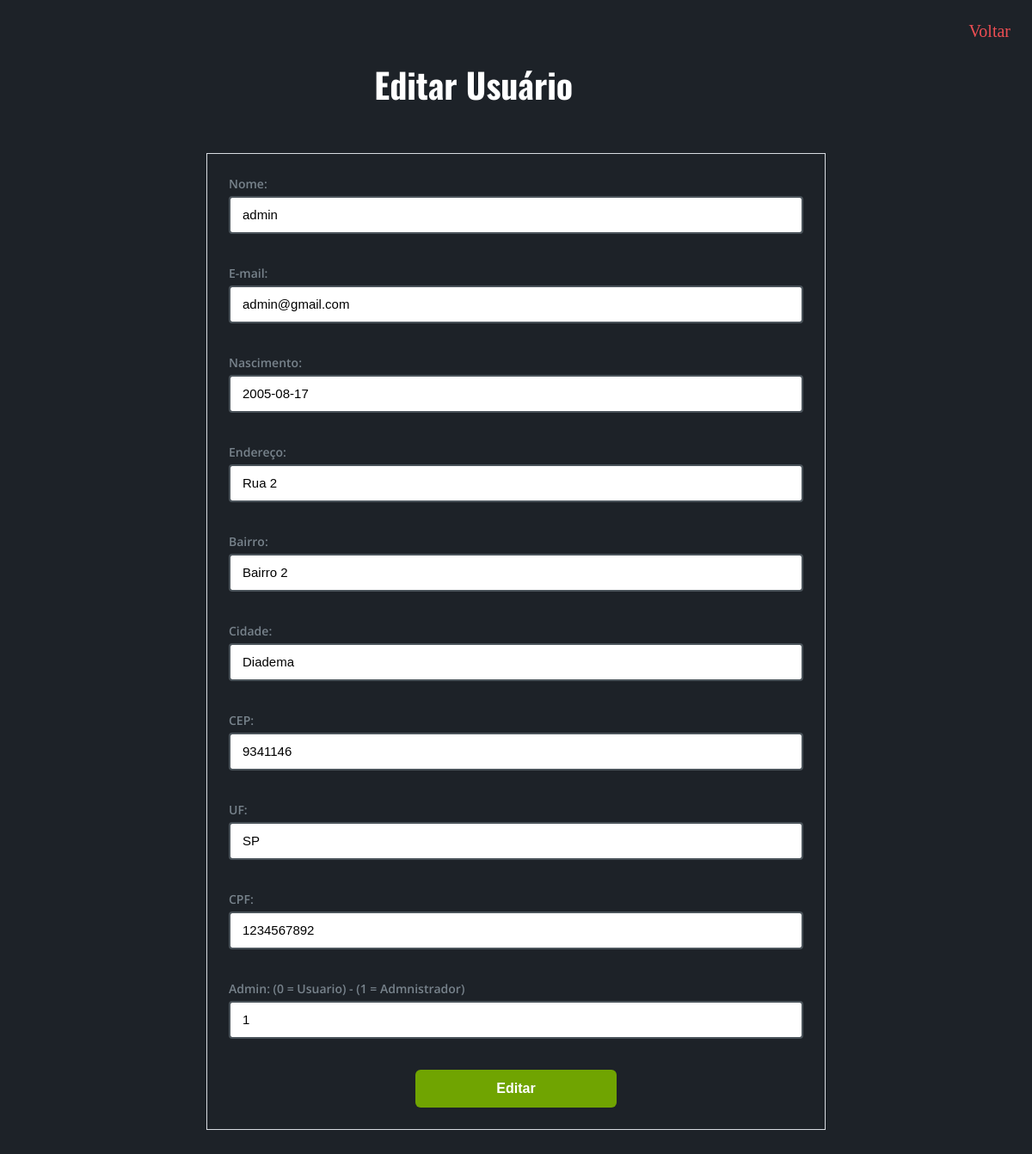
/admin/crud/edit_usuario.php?id=2, run on the app's committed database.
### tables this page shows
CREATE TABLE `usuarios` (
  `id` int(11) NOT NULL,
  `email` varchar(30) NOT NULL,
  `senha` varchar(10) NOT NULL,
  `nome` varchar(30) DEFAULT NULL,
  `data_nasc` date DEFAULT NULL,
  `endereco` varchar(40) DEFAULT NULL,
  `bairro` varchar(40) DEFAULT NULL,
  `cidade` varchar(40) DEFAULT NULL,
  `cep` int(10) DEFAULT NULL,
  `uf` varchar(3) DEFAULT NULL,
  `cpf` int(13) DEFAULT NULL,
  `admin` tinyint(1) DEFAULT 0
);

### admin/crud/edit_usuario.php (the view, shortened to what this page needs)
<?php
include_once("../../php/conexao.php");
$id = filter_input(INPUT_GET, 'id', FILTER_SANITIZE_NUMBER_INT);
$result_usuario = "SELECT * FROM usuarios WHERE id = '$id'";
$resultado_usuario = mysqli_query($conn, $result_usuario);
$row_usuario = mysqli_fetch_assoc($resultado_usuario);
?>
<!DOCTYPE html>
<html lang="pt-br">
	<head>
		<link rel="stylesheet" href="../../css/editar.css">
	</head>
	<body>
		<a href="index.php" id="voltar">Voltar</a><br>
		<h1>Editar Usuário</h1>
		<div class="edit">
		<form method="POST" action="proc_edit_usuario.php">
			<label>Nome: </label>
			<input type="text" name="nome" placeholder="Digite o nome completo" value="<?php echo $row_usuario['nome']; ?>"><br><br>
			<label>E-mail: </label>
			<input type="email" name="email" placeholder="Digite o seu melhor e-mail" value="<?php echo $row_usuario['email']; ?>"><br><br>
			<label>Nascimento: </label>
			<input type="text" name="nascimento" placeholder="Digite data de nascimento" value="<?php echo $row_usuario['data_nasc']; ?>"><br><br>
			<label>Endereço: </label>
			<input type="text" name="endereco" placeholder="Digite o endereço" value="<?php echo $row_usuario['endereco']; ?>"><br><br>
			<label>Bairro: </label>
			<input type="text" name="bairro" placeholder="Digite o bairro" value="<?php echo $row_usuario['bairro']; ?>"><br><br>
			<label>Cidade: </label>
			<input type="text" name="cidade" placeholder="Digite a cidade" value="<?php echo $row_usuario['cidade']; ?>"><br><br>
			<label>CEP: </label>
			<input type="text" name="cep" placeholder="Digite o cep" value="<?php echo $row_usuario['cep']; ?>"><br><br>
			<label>UF: </label>
			<input type="text" name="uf" placeholder="Digite o UF" value="<?php echo $row_usuario['uf']; ?>"><br><br>
			<label>CPF: </label>
			<input type="text" name="cpf" placeholder="Digite o CPF" value="<?php echo $row_usuario['cpf']; ?>"><br><br>
			<label>Admin: (0 = Usuario) - (1 = Admnistrador)</label>
			<input type="text" name="admin" placeholder="Digite se é admin" value="<?php echo $row_usuario['admin']; ?>"><br><br>
			<input type="submit" value="Editar"  id="enviar">
		</form>
		</div>
	</body>
</html>

### css/editar.css (style rules this page uses)
* { margin: 0; padding: 0; box-sizing: border-box; }
body { background-color: #1d2228; }
h1 { font-family: 'Oswald', sans-serif; font-size: 40px; text-align: center; margin-top: 50px; color: white; margin-bottom: 50px; }
#voltar { float: right; font-size: 20px; color: #ed4e53; padding: 25px; text-decoration: none; }
form { width: 100%; }
label { cursor: pointer; display: -webkit-box; display: -ms-flexbox; display: flex; font-weight: 600; font-size: 14px; margin-bottom: 5px; color: #78838c!important; font-family: 'Open Sans', sans-serif; }
input { font-size: 15px; line-height: 1.33333; font-weight: 300; display: block; width: 100%; padding: 0 14px; color: #000; border: 2px solid hsla(207,8%,51%,.5); border-radius: 4px; background-color: #fff; background-clip: padding-box; -webkit-transition: border .2s ease-in; transition: border .2s ease-in; min-height: 44px; outline: none; }
.edit { border: #d9dde3 solid 1px; padding: 25px; margin: auto; margin-bottom: 50px; width: 60%; margin-top: 50px; }
#enviar { font-size: 16px; align-items: center; border: none; border-radius: 6px; cursor: pointer; display: flex; font-weight: 600; justify-content: center; min-height: 44px; outline: 0; padding-left: 12px; padding-right: 12px; position: relative; text-decoration: none; width: 35%; background-color: #70a401; color: white; margin: auto; }

### data on the page
usuarios: nome "admin", email "admin@gmail.com", nascimento "2005-08-17", endereco "Rua 2", bairro "Bairro 2", cidade "Diadema", cep "9341146", uf "SP", cpf "1234567892", admin "1"
